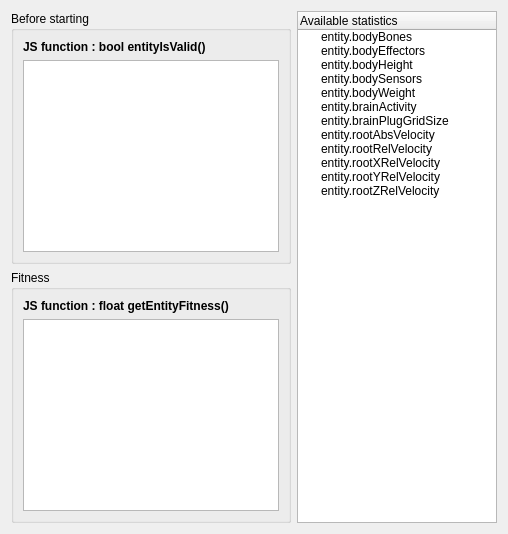
     <widget class="QWidget" name="tab_2">
      <attribute name="icon">
       <iconset resource="../../../ressources/ressources.qrc">
        <normaloff>:/img/icons/chart_line</normaloff>:/img/icons/chart_line</iconset>
      </attribute>
      <attribute name="title">
       <string>Evaluation</string>
      </attribute>
      <layout class="QGridLayout" name="gridLayout_15">
       <item row="0" column="0">
        <widget class="QGroupBox" name="groupBox">
         <property name="sizePolicy">
          <sizepolicy hsizetype="Expanding" vsizetype="Preferred">
           <horstretch>0</horstretch>
           <verstretch>0</verstretch>
          </sizepolicy>
         </property>
         <property name="font">
          <font>
           <weight>50</weight>
           <bold>false</bold>
          </font>
         </property>
         <property name="title">
          <string>Before starting</string>
         </property>
         <layout class="QGridLayout" name="gridLayout_4">
          <item row="2" column="0" colspan="4">
           <widget class="QTextEdit" name="teValidateFunction">
            <property name="font">
             <font>
              <family>Courier New</family>
              <italic>false</italic>
             </font>
            </property>
           </widget>
          </item>
          <item row="0" column="0" colspan="4">
           <widget class="QLabel" name="label_25">
            <property name="font">
             <font>
              <weight>75</weight>
              <bold>true</bold>
             </font>
            </property>
            <property name="text">
             <string>JS function : bool entityIsValid()</string>
            </property>
           </widget>
          </item>
         </layout>
        </widget>
       </item>
       <item row="0" column="1" rowspan="2">
        <widget class="QTreeWidget" name="twAvailableStatsInEval">
         <property name="maximumSize">
          <size>
           <width>200</width>
           <height>16777215</height>
          </size>
         </property>
         <column>
          <property name="text">
           <string>Available statistics</string>
          </property>
         </column>
         <item>
          <property name="text">
           <string>entity.bodyBones</string>
          </property>
         </item>
         <item>
          <property name="text">
           <string>entity.bodyEffectors</string>
          </property>
         </item>
         <item>
          <property name="text">
           <string>entity.bodyHeight</string>
          </property>
         </item>
         <item>
          <property name="text">
           <string>entity.bodySensors</string>
          </property>
         </item>
         <item>
          <property name="text">
           <string>entity.bodyWeight</string>
          </property>
         </item>
         <item>
          <property name="text">
           <string>entity.brainActivity</string>
          </property>
         </item>
         <item>
          <property name="text">
           <string>entity.brainPlugGridSize</string>
          </property>
         </item>
         <item>
          <property name="text">
           <string>entity.rootAbsVelocity</string>
          </property>
         </item>
         <item>
          <property name="text">
           <string>entity.rootRelVelocity</string>
          </property>
         </item>
         <item>
          <property name="text">
           <string>entity.rootXRelVelocity</string>
          </property>
         </item>
         <item>
          <property name="text">
           <string>entity.rootYRelVelocity</string>
          </property>
         </item>
         <item>
          <property name="text">
           <string>entity.rootZRelVelocity</string>
          </property>
         </item>
        </widget>
       </item>
       <item row="1" column="0">
        <widget class="QGroupBox" name="groupBox_2">
         <property name="sizePolicy">
          <sizepolicy hsizetype="Expanding" vsizetype="Preferred">
           <horstretch>0</horstretch>
           <verstretch>0</verstretch>
          </sizepolicy>
         </property>
         <property name="title">
          <string>Fitness</string>
         </property>
         <layout class="QGridLayout" name="gridLayout_5">
          <item row="1" column="0" colspan="2">
           <widget class="QLabel" name="label_24">
            <property name="font">
             <font>
              <weight>75</weight>
              <bold>true</bold>
             </font>
            </property>
            <property name="text">
             <string>JS function : float getEntityFitness()</string>
            </property>
           </widget>
          </item>
          <item row="2" column="0" colspan="2">
           <widget class="QTextEdit" name="teFitnessFunction">
            <property name="font">
             <font>
              <family>Courier New</family>
             </font>
            </property>
           </widget>
          </item>
         </layout>
        </widget>
       </item>
      </layout>
     </widget>
